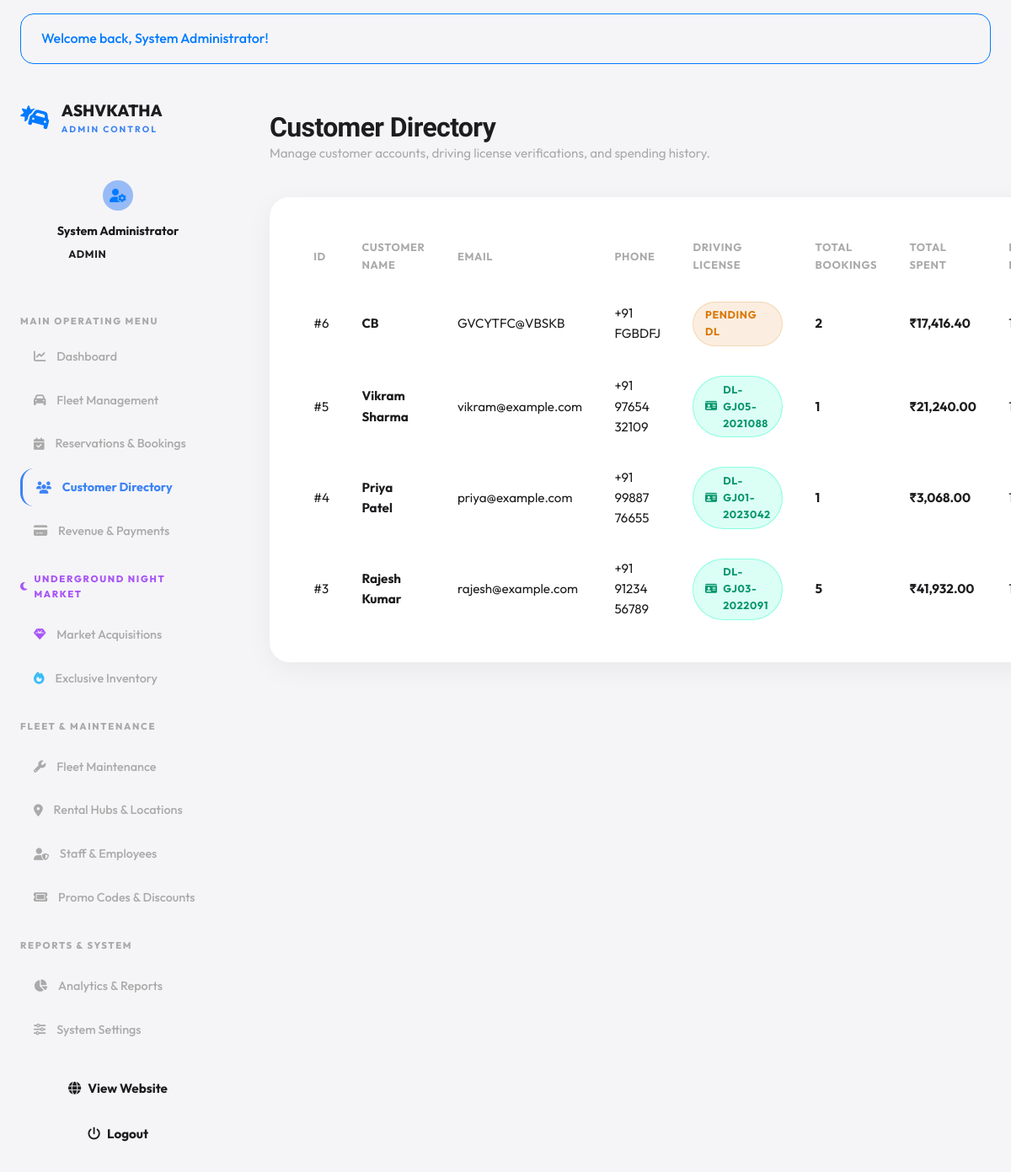
The page /admin/customers.php (signed in) on the database its author committed.
### tables this page shows
CREATE TABLE `users` (
  `id` int(11) NOT NULL AUTO_INCREMENT,
  `full_name` varchar(100) NOT NULL,
  `email` varchar(100) NOT NULL,
  `password` varchar(255) NOT NULL,
  `phone` varchar(20) NOT NULL,
  `role` enum('admin','manager','staff','customer') NOT NULL DEFAULT 'customer',
  `driving_license` varchar(50) DEFAULT NULL,
  `address` text DEFAULT NULL,
  `created_at` timestamp NOT NULL DEFAULT current_timestamp(),
  PRIMARY KEY (`id`),
  UNIQUE KEY `email` (`email`)
);

### admin/customers.php (the view, shortened to what this page needs)
<?php
require_once __DIR__ . '/../includes/functions.php';
$db = get_db_connection();
$customers = $db->query("
    SELECT u.*, COUNT(b.id) as total_bookings, COALESCE(SUM(b.total_amount), 0) as total_spent
    FROM users u
    LEFT JOIN bookings b ON u.id = b.user_id AND b.status != 'cancelled'
    WHERE u.role = 'customer'
    GROUP BY u.id
    ORDER BY u.id DESC
")->fetchAll();
include __DIR__ . '/../includes/header.php';
?>
<div class="dashboard-layout">
  <?php include __DIR__ . '/../includes/admin-sidebar.php'; ?>
  <main class="dashboard-content">
    <div class="dashboard-header">
      <div>
        <h1 class="dashboard-title">Customer Directory</h1>
        <p class="dashboard-subtitle">Manage customer accounts, driving license verifications, and spending history.</p>
      </div>
    </div>
    <div class="card">
      <div class="table-responsive">
        <table class="data-table">
          <thead>
            <tr>
              <th>ID</th>
              <th>Customer Name</th>
              <th>Email</th>
              <th>Phone</th>
              <th>Driving License</th>
              <th>Total Bookings</th>
              <th>Total Spent</th>
              <th>Registered Date</th>
            </tr>
          </thead>
          <tbody>
            <?php foreach ($customers as $c): ?>
              <tr>
                <td>#<?php echo $c['id']; ?></td>
                <td><strong><?php echo htmlspecialchars($c['full_name']); ?></strong></td>
                <td><?php echo htmlspecialchars($c['email']); ?></td>
                <td><?php echo htmlspecialchars($c['phone']); ?></td>
                <td>
                  <?php if (!empty($c['driving_license'])): ?>
                    <span class="badge badge-success"><i class="fa-solid fa-id-card"></i> <?php echo htmlspecialchars($c['driving_license']); ?></span>
                  <?php else: ?>
                    <span class="badge badge-warning">Pending DL</span>
                  <?php endif; ?>
                </td>
                <td><strong><?php echo $c['total_bookings']; ?></strong></td>
                <td><strong><?php echo format_currency($c['total_spent']); ?></strong></td>
                <td><?php echo date('d M Y', strtotime($c['created_at'])); ?></td>
              </tr>
            <?php endforeach; ?>
          </tbody>
        </table>
      </div>
    </div>
  </main>
</div>
</body>
</html>

### assets/css/global.css (style rules this page uses)
:root { --primary: #007aff; --primary-glow: #3B82F680; --bg-light: #f5f5f7; --bg-dark: #1d1d1f; --bg-surface: #ffffff; --bg-card: rgba(255, 255, 255, 0.95); --bg-card-hover: #ffffff; --text-dark: #1d1d1f; --text-gray: #6e6e73; --text-muted: #aaaaaa; --text-light: #f5f5f7; --border-color: #aaaaaa; --border-light: rgba(170, 170, 170, 0.35); --border-glow: #3B82F680; --chocolate-brown: #1d1d1f; --coffeebrown: #1d1d1f; --forestgreen: #1d1d1f; --accent-green: #007aff; --border-green: rgba(0, 122, 255, 0.25); --lightyellow: #f5f5f7; --pure-black: #1d1d1f; --pure-white: #ffffff; --bg-whitesmoke: #f5f5f7; --bg-silver: #e5e5ea; --scrollbar-track: #000000; --scrollbar-thumb: #000000; --font-title: "Schibsted Grotesk", -apple-system, BlinkMacSystemFont, sans-serif; --font-body: "Outfit", -apple-system, BlinkMacSystemFont, sans-serif; --font-main: "Outfit", -apple-system, BlinkMacSystemFont, sans-serif; --radius-sm: 8px; --radius-md: 16px; --radius-lg: 24px; --radius-full: 9999px; --shadow-sm: 0 4px 16px rgba(0, 0, 0, 0.04); --shadow-lg: 0 16px 40px rgba(0, 0, 0, 0.08); --transition: none; }
*, *::before, *::after { box-sizing: border-box; margin: 0; padding: 0; }
html { font-size: 16px; scroll-behavior: auto !important; scrollbar-color: #000000 #000000 !important; scrollbar-width: thin !important; overflow-y: scroll !important; margin: 0 !important; padding: 0 !important; width: 100% !important; max-width: 100vw !important; }
body { margin: 0 !important; padding: 0 !important; width: 100% !important; max-width: 100vw !important; font-family: var(--font-body); background-color: var(--bg-light); color: var(--text-dark); line-height: 1.6; overflow-x: hidden; min-height: 100vh; display: flex; flex-direction: column; -webkit-font-smoothing: antialiased; }
h1, h2, h3, h4, h5, h6 { font-family: var(--font-title); font-weight: 800; line-height: 1.2; color: var(--text-dark); letter-spacing: -0.02em; }
.card, .glass-card { background: var(--bg-card); backdrop-filter: blur(12px); -webkit-backdrop-filter: blur(12px); border: 1px solid rgba(255, 255, 255, 0.6); border-radius: var(--radius-lg); padding: 2rem; box-shadow: 0 8px 32px rgba(0, 0, 0, 0.05); }
.badge { display: inline-flex; align-items: center; gap: 0.4rem; padding: 0.35rem 0.85rem; font-size: 0.78rem; font-weight: 700; border-radius: var(--radius-full); text-transform: uppercase; letter-spacing: 0.05em; }
.badge-success { background-color: rgba(15, 252, 190, 0.15); color: #059669; border: 1px solid rgba(15, 252, 190, 0.4); }
.badge-warning { background-color: rgba(217, 119, 6, 0.12); color: #d97706; border: 1px solid rgba(217, 119, 6, 0.2); }

### assets/css/dashboard.css (style rules this page uses)
.dashboard-layout { display: grid; grid-template-columns: 280px 1fr; min-height: calc(100vh - 80px); }
.dashboard-content { padding: 2.5rem; background-color: var(--background); }
.dashboard-header { margin-bottom: 2.5rem; display: flex; align-items: center; justify-content: space-between; }
.dashboard-title { font-size: 2rem; font-weight: 800; }
.dashboard-subtitle { color: var(--text-muted); font-size: 0.95rem; }
.table-responsive { width: 100%; overflow-x: auto; }
.data-table { width: 100%; border-collapse: collapse; text-align: left; }
.data-table th { background-color: var(--surface-alt); color: var(--text-muted); font-size: 0.8rem; font-weight: 700; text-transform: uppercase; letter-spacing: 0.05em; padding: 1rem 1.2rem; border-bottom: 1px solid var(--surface-border); }
.data-table td { padding: 1.1rem 1.2rem; border-bottom: 1px solid var(--surface-border); font-size: 0.95rem; color: var(--text); }

### rows shown on the page
users: id "6", full_name "CB", email "GVCYTFC@VBSKB", phone "+91 FGBDFJ", shows "PENDING DL", total_bookings "2", total_spent "₹17,416.40"
users: id "5", full_name "Vikram Sharma", email "vikram@example.com", phone "+91 97654 32109", driving_license "DL-GJ05-2021088", total_bookings "1", total_spent "₹21,240.00"
users: id "4", full_name "Priya Patel", email "priya@example.com", phone "+91 99887 76655", driving_license "DL-GJ01-2023042", total_bookings "1", total_spent "₹3,068.00"
users: id "3", full_name "Rajesh Kumar", email "rajesh@example.com", phone "+91 91234 56789", driving_license "DL-GJ03-2022091", total_bookings "5", total_spent "₹41,932.00"

### other values the page prints
$msg "Welcome back, System Administrator!"
$user['full_name'] "System Administrator"
$user['role'] "ADMIN"
